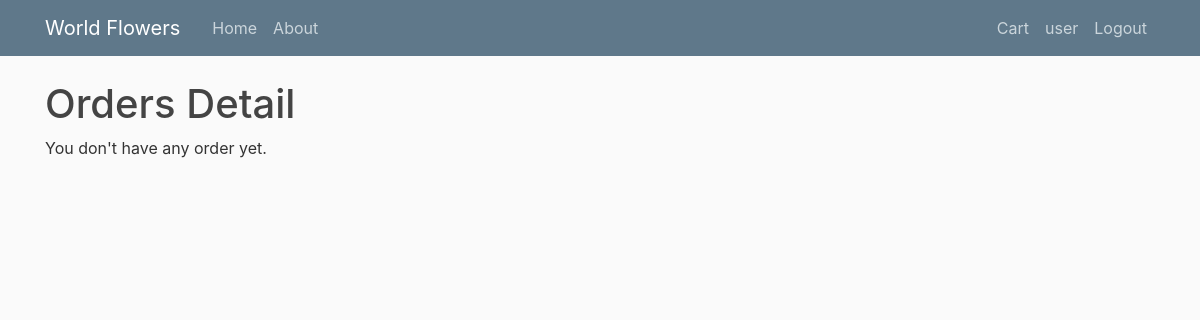
Page /user/orders_detail (signed in) on the earlier database version.
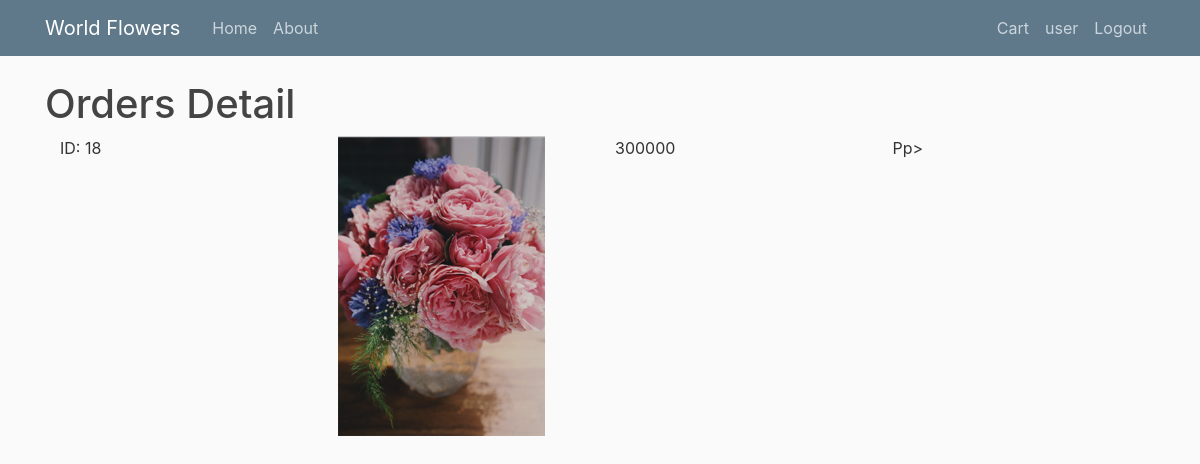
Same page on the later database version.
### users/models.py (models this page shows, shortened)
class Order(models.Model):
    user = models.ForeignKey(User, on_delete=models.CASCADE)
    receiver = models.CharField(max_length=30)
    items_ordered = models.ManyToManyField(ItemSelection)
    date_ordered = models.DateTimeField(default = timezone.now())
    order_status = models.CharField(choices=ORDER_STATUS_CHOICES, max_length=1,null=False,default='P')
    address = models.CharField(max_length=70)
    phone = models.CharField(max_length=12)
    def __str__(self):
        return self.user.last_name + " " + self.user.first_name + " ordered " + ", ".join([i.item.title for i in self.items_ordered.all()])
    def get_cart_items(self):
        return self.items_ordered.all()
    def get_total_order_price(self):
        return sum([i.item.price*i.quantity for i in self.items_ordered.all()])
    get_total_order_price.short_description = 'Total cost'

class ItemSelection(models.Model):
    user = models.ForeignKey(User,on_delete=models.CASCADE)
    item = models.ForeignKey(Item, on_delete=models.CASCADE)
    quantity = models.PositiveSmallIntegerField(default=1)
    ordered = models.BooleanField(default=False)

### products/models.py (models this page shows, shortened)
class Item(models.Model):
    category = models.CharField(max_length=30)
    title = models.CharField(max_length=30)
    description = models.TextField(default='')
    price = models.PositiveIntegerField()
    number_item_left = models.PositiveIntegerField(default=1)
    tag = models.CharField(max_length=50) # This field must be divided by comma (,) between each tag
    weight = models.DecimalField(max_digits=5, decimal_places=2, default=1.0)
    dimension = models.CharField(max_length=20, default='? x ? x ? cm')

class ItemImage(models.Model):
    item = models.ForeignKey(Item, on_delete = models.CASCADE, related_name='image')
    image = models.ImageField(default='default_product.png', upload_to='product_pics')

### users/views.py (the view)
# urls.py: path('orders_detail', views.orders_detail, name="orders_detail"),
@login_required
def orders_detail(request):
    existing_orders = get_user_pending_order(request)
    contexts ={
        'orders': existing_orders
    }
    print(existing_orders)
    return render(request, 'users/orders_detail.html', contexts)

### users/views.py (called while the page is built)
def get_user_pending_order(request):
    orders = Order.objects.filter(user=request.user, order_status='P') | Order.objects.filter(user=request.user, order_status='S')
    if orders.exists():
        return orders
    return 0

### users/templates/users/orders_detail.html
{% extends "users/base.html"%}
{% block content %}
<h1>Orders Detail</h1>
{% if orders %}
<div class="container">
  {% for order in orders %}
  <div class="row">
    <div class="col">
      ID: {{ order.pk }}
    </div>
    <div class="col">
      {% for item in order.get_cart_items %}
      <div class="row">
        <div class="col">
          <img src="{{ item.item.image.first.image.url }}" alt="preview">
        </div>
      </div>
      {% endfor %}
    </div>
    <div class="col">
      <p>{{ order.get_total_order_price }}</p>
    </div>
    <div class="col">
      <p>{{ order.order_status }}p>
    </div>
  </div>
  <br>
  {% endfor %}
</div>
{% else %}
<p>You don't have any order yet.</p>
{% endif %}
{% endblock %}

Differences in the rows shown:
added Order: pk "18", get_total_order_price "300000", order_status "P"
now on this page (row edited): ItemSelection: item.image.first.image (picture)
Other differences:
text no longer shown: "You don't have any order yet."
